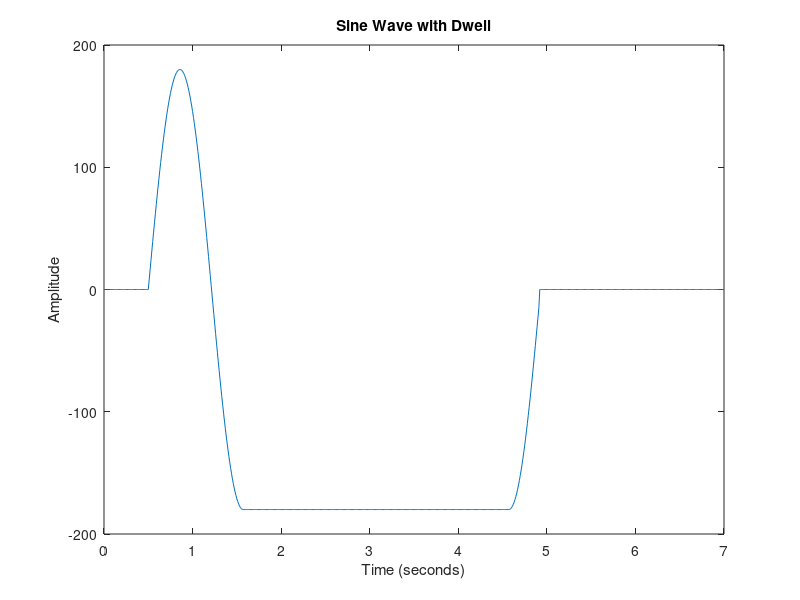

Write the MATLAB code that produced this figure. (Note: this script raises an error after producing the figure.)
%% SteerAngleInput_v1.m
% 4/20/23
% S. Krug
% Notes:
%
% 
%

close
clc
clear all
% Set parameters
fs = 100; % Sampling frequency (Hz)
total_time = 7; %(sec)
t = 0:1/fs:total_time; % Time vector (seconds)
f = .7; % Sine wave frequency (Hz)
A = 180; % Sine wave amplitude (steering angle
dwell_time = 3/4 * (1/f); % Dwell time (seconds)
dwell_length = 3; % (second)
dwell_time_end1 = 3/4 * (1/f);
dwell_time_end2 = 1 * (1/f);

% Create sine wave
sine_wave = A * sin(2*pi*f*t);

% Segment end of sine wave
end_wave_index_start = length(find(t<dwell_time_end1));
diff = length(find(t<dwell_time_end2)) - length(find(t<dwell_time_end1));
end_wave_index_end = end_wave_index_start + diff;
end_wave = sine_wave(end_wave_index_start:end_wave_index_end); %save end wave

% Add dwell
dwell_start_index = length(find(t<=dwell_time));
dwell_end_index = dwell_start_index + dwell_length*fs;
% dwell_start = round((length(t)/2) - (dwell_time/2 * fs));
% dwell_end = round((length(t)/2) + (dwell_time/2 * fs));
sine_wave(dwell_start_index:dwell_end_index) = -A;
sine_wave(dwell_end_index:dwell_end_index+diff) = end_wave;
sine_wave(dwell_end_index+diff:end) = 0;

time_shift = .5; % (second)
sine_wave_final = circshift(sine_wave, fs*time_shift);

% Plot sine wave
plot(t, sine_wave_final);
xlabel('Time (seconds)');
ylabel('Amplitude');
title('Sine Wave with Dwell');
Plotter(1)

signal(:,1) = t;
signal(:,2) = sine_wave_final;